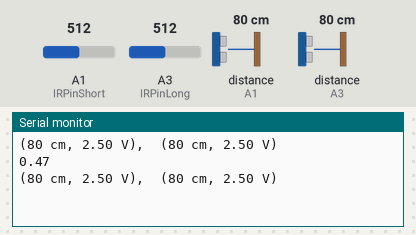
Recording of a sketch running on a simulated Arduino Uno, built with avr-gcc and run on an emulated ATmega328P. Parts: the last lines printed to the serial monitor. The inputs (shaded band) are chosen by the test bench; at power-on: distance to the obstacle (sensors on A1, A3) 80 cm, A1 (IRPinShort) = 512, A3 (IRPinLong) = 512.

Above: at 1.8 s.
1.9 s: distance to the obstacle (sensor on A1) set to 2 cm
At 2.9 s:
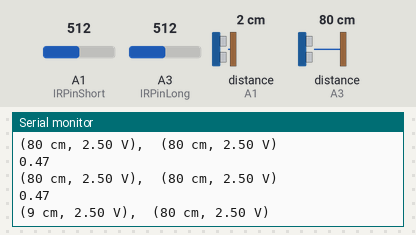
3.4 s: distance to the obstacle (sensor on A3) set to 2 cm
At 4.7 s:
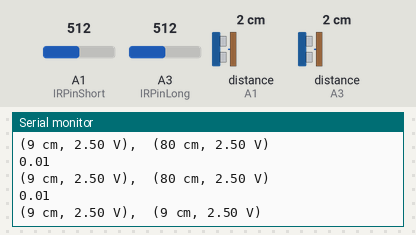
4.9 s: A1 (IRPinShort) set to 716
At 6.1 s:
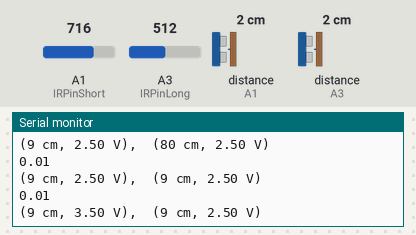
6.4 s: A3 (IRPinLong) set to 716
At 6.4 s:
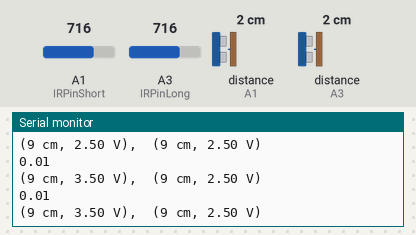
7.9 s: distance to the obstacle (sensor on A1) set to 18 cm
At 8.8 s:
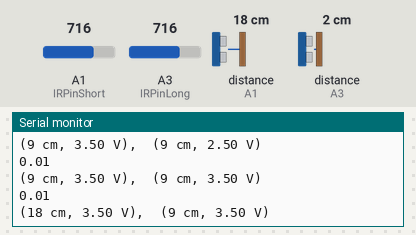
9.4 s: distance to the obstacle (sensor on A1) set to 4 cm
At 9.9 s:
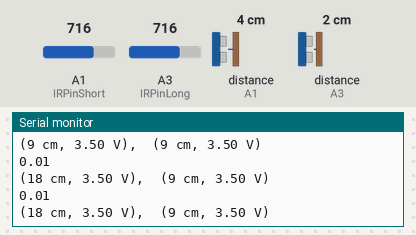
Timing chart, 0 to 12.4 s (numbered marks = the images above; inputs shaded):
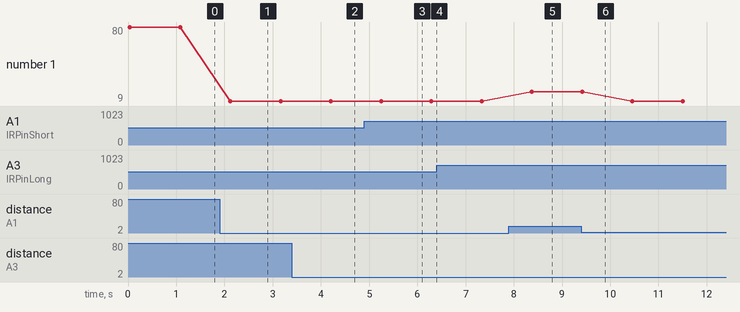

Measured:
- after the input at 1.9 s, the serial monitor: prints a new line after 0.22 s (image 1)
- after the input at 3.4 s, the serial monitor: prints a new line after 0.81 s (image 2)
- after the input at 4.9 s, the serial monitor: prints a new line after 0.35 s (image 3)
- after the input at 7.9 s, the serial monitor: prints a new line after 0.48 s (image 5)
- plotted number 1: 80 → 9 after the input at 1.9 s, 9 → 18 after the input at 7.9 s

The sketch:

digitalbreath.ino
```cpp
#include <SharpIR.h>

#define IRPinShort A1
#define modelShort 1080
#define IRPinLong A3
#define modelLong 100500
#define SHORT true
#define LONG_MIN 1.7
#define LONG_MAX 3.2

int distanceShort;
int distanceLong;
float voltageShort;
float voltageLong;

float i = 1;
float increment;
bool debug = false;

SharpIR shortSensor = SharpIR(IRPinShort, modelShort);
SharpIR longSensor = SharpIR(IRPinLong, modelLong);

void setup() {
  Serial.begin(9600);
}

void loop() {
  // debug to check the basic functionality of the sketch
  if (debug) {
    debugTest();
  } else {
    getDistances();
    // map the short distacne to a good range
    if(pickSensor()){
      Serial.println(0.01);
      // Serial.println(mapShortDistance());
    }else{
      Serial.println(mapLongDistance());
    }
  }
}


bool pickSensor(){
  if(voltageShort > 0.5 && distanceShort < 80){
    // Serial.println("short sensor");
    return true;
  }else{
    // Serial.println("long sensor");
    return false;
  }

}

float mapFloat(float x, float in_min, float in_max, float out_min, float out_max)
{
 return (x - in_min) * (out_max - out_min) / (in_max - in_min) + out_min;
}


float mapShortDistance(){
  float mappedValue = 0;
  if((distanceShort < 150) &&  (voltageShort >= 0.1)){
    mappedValue = abs(1 - mapFloat(voltageShort, 0, 3.0, 0, 1.0));
    //Serial.println(mappedValue);
    return mappedValue;
  }else{
    return 1.0;
  }
}


float mapLongDistance(){
  float mappedValue = 0;
  if(distanceLong > 0 && voltageLong <= LONG_MAX){
    mappedValue = abs(1 - mapFloat(voltageLong, LONG_MIN, LONG_MAX, 0, 1.0));
    //Serial.println(mappedValue);
    return mappedValue;
  }else if(voltageLong > LONG_MAX){
    return 0.0;
  }else{
    return 1.0;
  }
}


void debugTest() {
  if (i >= 1.0) {
    increment = -0.1;
  } else if (i <= 0) {
    increment = 0.1;
  }
  Serial.println(abs(i));
  i += increment;
  delay(2000);
}

void getDistances() {
  // thre real sketch that uses the distance sensors
  distanceShort = shortSensor.distance();
  distanceLong = longSensor.distance();
  voltageShort = analogRead(IRPinShort) * (5.0 / 1023.0);
  voltageLong = analogRead(IRPinLong) * (5.0 / 1023.0);


  Serial.print("(");
  Serial.print(distanceShort);
  Serial.print(" cm, ");
  Serial.print(voltageShort);
  Serial.print(" V),  (");
  Serial.print(distanceLong);
  Serial.print(" cm, ");
  Serial.print(voltageLong);
  Serial.println(" V)");


  delay(1000);
}
```
